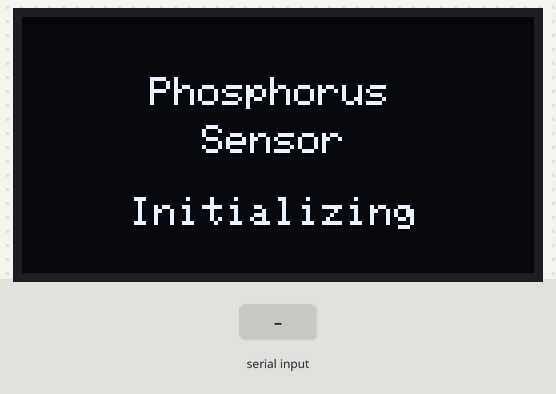
Simulated run of this sketch. Board: Arduino Uno, built with avr-gcc and run on an emulated ATmega328P. Shown: 128×64 one-colour display. The test bench sets the inputs (shaded band). What the sketch prints to the serial monitor is not drawn.

Above: at 0.6 s.
At 5.0 s:
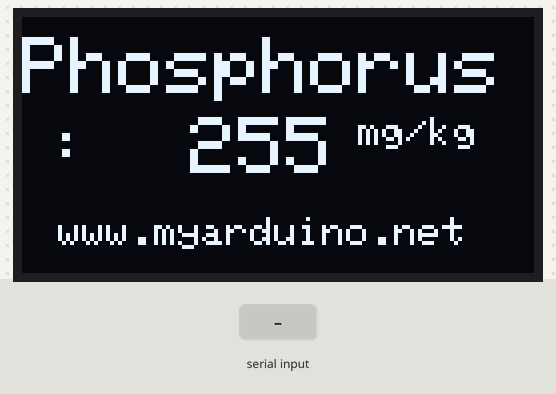
5.1 s: "1" received over the second serial link
Timing chart, 0 to 8.1 s (numbered marks = the images above; inputs shaded):
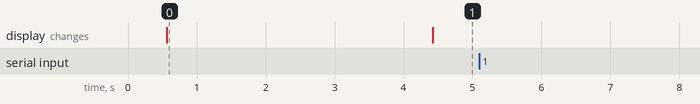

Measured:
- after the input at 5.1 s, every drawn part: stays the same
- what the display in image 0 shows lasts 3.8 s, from 0.6 s to 4.4 s

The sketch:

M1322_Arduino.ino
```cpp
#include <SoftwareSerial.h>
#include <Wire.h>
#include <Adafruit_GFX.h>
#include <Adafruit_SSD1306.h>

#define SCREEN_WIDTH 128    // OLED display width, in pixels
#define SCREEN_HEIGHT 64    // OLED display height, in pixels
#define OLED_RESET -1       // Reset pin # (or -1 if sharing Arduino reset pin)
Adafruit_SSD1306 display(SCREEN_WIDTH, SCREEN_HEIGHT, &Wire, OLED_RESET);

#define RE 8
#define DE 7

//const byte code[]= {0x01, 0x03, 0x00, 0x1e, 0x00, 0x03, 0x65, 0xCD};
const byte nitro[] = {0x01,0x03, 0x00, 0x1e, 0x00, 0x01, 0xe4, 0x0c};
const byte phos[] = {0x01,0x03, 0x00, 0x1f, 0x00, 0x01, 0xb5, 0xcc};
const byte pota[] = {0x01,0x03, 0x00, 0x20, 0x00, 0x01, 0x85, 0xc0};

byte values[11];
SoftwareSerial mod(2,3);

void setup() {
  Serial.begin(9600);
  mod.begin(4800);
  pinMode(RE, OUTPUT);
  pinMode(DE, OUTPUT);

  display.begin(SSD1306_SWITCHCAPVCC, 0x3C); //initialize with the I2C addr 0x3C (128x64)
  delay(500);
  display.clearDisplay();
  display.setCursor(32, 15);
  display.setTextSize(1);
  display.setTextColor(WHITE);
  display.println("Phosphorus");
  display.setCursor(45, 27);
  display.setTextSize(1);
  display.println("Sensor");
  display.setCursor(27, 45);
  display.setTextSize(1);
  display.print("Initializing");
  display.display();
  delay(3000);
}

void loop() {
  byte val1,val2,val3;
  val1 = nitrogen();
  delay(250);
  val2 = phosphorous();
  delay(250);
  val3 = potassium();
  delay(250);


  /*Serial.print("Nitrogen: ");
  Serial.print(val1);
  Serial.println(" mg/kg");*/
  Serial.print("Phosphorous: ");
  Serial.print(val2);
  Serial.println(" mg/kg");
  /*Serial.print("Potassium: ");
  Serial.print(val3);
  Serial.println(" mg/kg");
  delay(2000);*/

  display.clearDisplay();


  display.setTextSize(2);
  display.setCursor(0, 5);
  display.print("Phosphorus");

  display.setTextSize(2);
  display.setCursor(6, 25);
  display.print(":  ");
  display.print(val2);
  display.setTextSize(1);
  display.print(" mg/kg");

  display.setTextSize(1);
  display.setCursor(9, 50);
  display.print("www.myarduino.net");

  display.display();
}

byte nitrogen(){
  digitalWrite(DE,HIGH);
  digitalWrite(RE,HIGH);
  delay(10);
  if(mod.write(nitro,sizeof(nitro))==8){
    digitalWrite(DE,LOW);
    digitalWrite(RE,LOW);
    for(byte i=0;i<7;i++){
    //Serial.print(mod.read(),HEX);
    values[i] = mod.read();
    Serial.print(values[i],HEX);
    }
    Serial.println();
  }
  return values[4];
}

byte phosphorous(){
  digitalWrite(DE,HIGH);
  digitalWrite(RE,HIGH);
  delay(10);
  if(mod.write(phos,sizeof(phos))==8){
    digitalWrite(DE,LOW);
    digitalWrite(RE,LOW);
    for(byte i=0;i<7;i++){
    //Serial.print(mod.read(),HEX);
    values[i] = mod.read();
    Serial.print(values[i],HEX);
    }
    Serial.println();
  }
  return values[4];
}

byte potassium(){
  digitalWrite(DE,HIGH);
  digitalWrite(RE,HIGH);
  delay(10);
  if(mod.write(pota,sizeof(pota))==8){
    digitalWrite(DE,LOW);
    digitalWrite(RE,LOW);
    for(byte i=0;i<7;i++){
    //Serial.print(mod.read(),HEX);
    values[i] = mod.read();
    Serial.print(values[i],HEX);
    }
    Serial.println();
  }
  return values[4];
}
```
